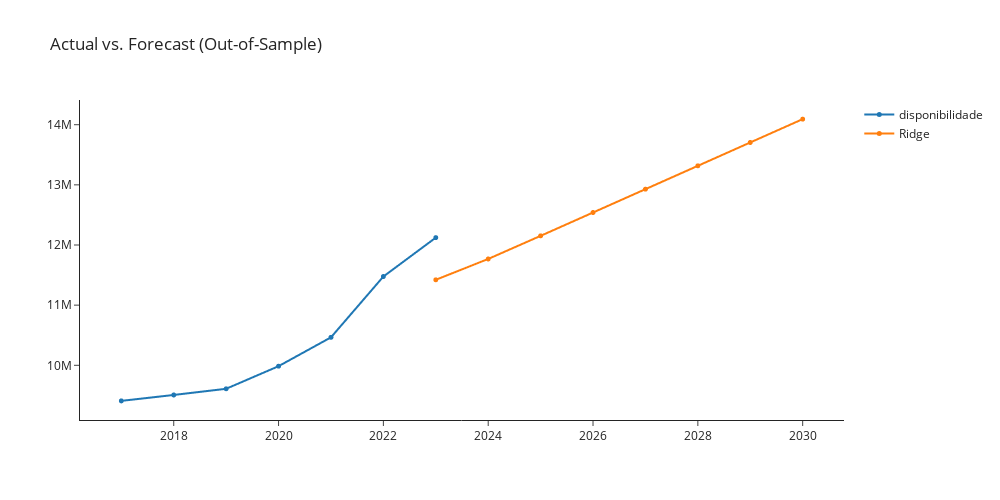

Notebook code for this chart:
### Markdown cell above
## ridge_cds_dt

### Code cell
ridge_cds_dt = exp.create_model('ridge_cds_dt')
exp.plot_model(plot = 'decomp', 
               data_kwargs = {'type' : 'multiplicative'},
               fig_kwargs = {"height":500,"width":1000,"template": "simple_white","hoverinfo":"none","big_data_threshold":10})
exp.plot_model(estimator = ridge_cds_dt, 
               plot = 'forecast', 
               data_kwargs = {'fh' : 8},
               fig_kwargs = {"height":500,"width":1000,"template": "simple_white","hoverinfo":"none","big_data_threshold":10})

### Figure 1 — Plotly figure (JSON) as saved in the notebook; plotly's stock layout.template omitted (floating-point values rounded to 4 significant figures)
{"data": [{"hoverinfo": "none", "line": {"width": 2}, "marker": {"size": 5}, "mode": "lines+markers", "name": "disponibilidade", "type": "scattergl", "x": [2017, 2018, 2019, 2020, 2021, 2022, 2023, 2024, 2025, 2026, 2027, 2028, 2029, 2030], "xaxis": "x", "y": [9408526, 9506669, 9609533, 9985265, 10464882, 11475682, 12122515, null, null, null, null, null, null, null], "yaxis": "y"}, {"hoverinfo": "none", "line": {"width": 2}, "marker": {"size": 5}, "mode": "lines+markers", "name": "Ridge", "type": "scattergl", "x": [2017, 2018, 2019, 2020, 2021, 2022, 2023, 2024, 2025, 2026, 2027, 2028, 2029, 2030], "xaxis": "x", "y": [null, null, null, null, null, null, 11420000.0, 11770000.0, 12150000.0, 12540000.0, 12930000.0, 13320000.0, 13700000.0, 14090000.0], "yaxis": "y"}], "layout": {"autosize": false, "height": 500, "showlegend": true, "title": {"text": "Actual vs. Forecast (Out-of-Sample)"}, "width": 1000, "xaxis": {"anchor": "y", "domain": [0, 1]}, "yaxis": {"anchor": "x", "domain": [0, 1]}}}
